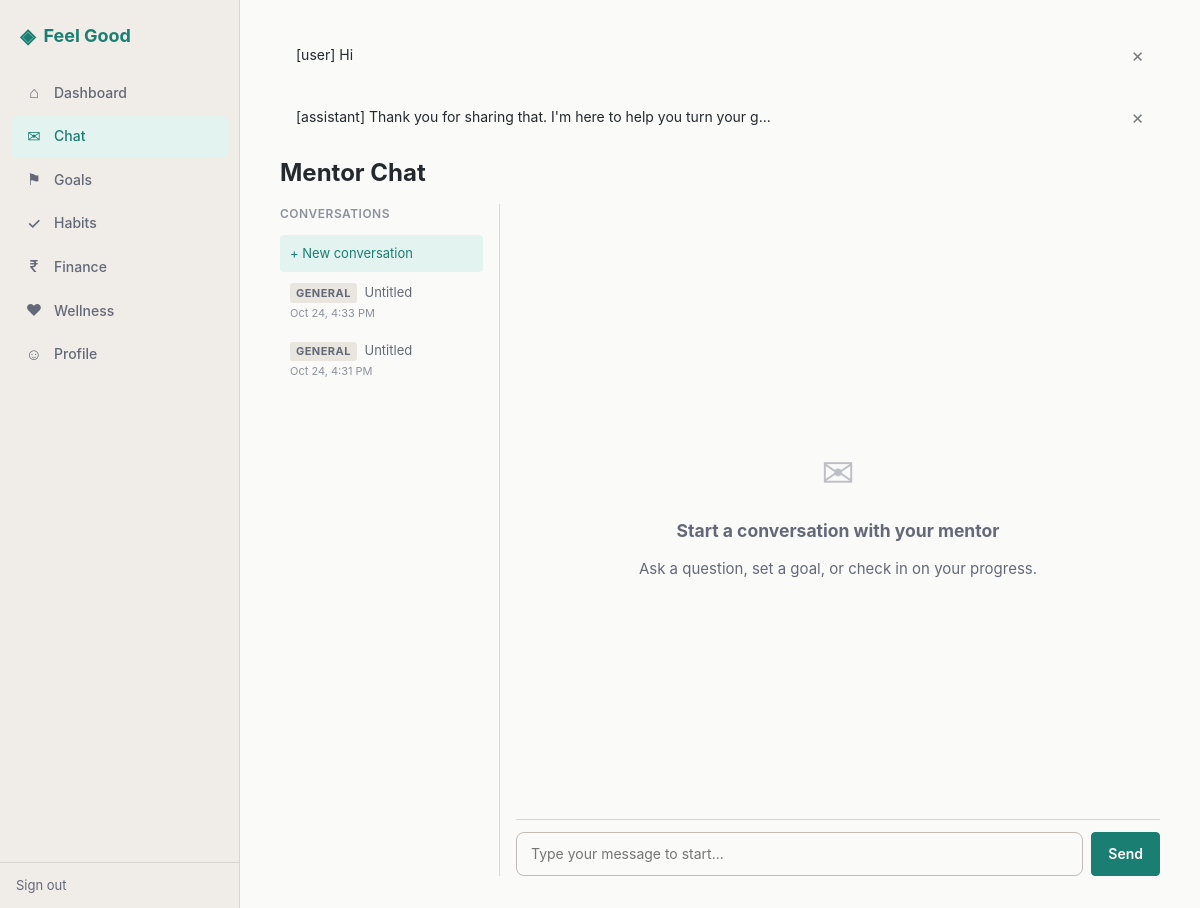
/chat/2/ (signed in), run on the app's committed database.
### mentor/models.py (models this page shows, shortened)
class Message(models.Model):
    class Role(models.TextChoices):
        USER = 'user', 'User'
        ASSISTANT = 'assistant', 'Assistant'
        SYSTEM = 'system', 'System'
    conversation = models.ForeignKey(
        Conversation, on_delete=models.CASCADE, related_name='messages'
    )
    role = models.CharField(max_length=10, choices=Role.choices)
    content = models.TextField()
    tool_calls = models.JSONField(null=True, blank=True)
    tool_results = models.JSONField(null=True, blank=True)
    tokens_used = models.IntegerField(null=True, blank=True)
    created_at = models.DateTimeField(auto_now_add=True)
    class Meta:
        db_table = 'messages'
        ordering = ['created_at']
    def __str__(self):
        preview = self.content[:60] + '...' if len(self.content) > 60 else self.content
        return f'[{self.role}] {preview}'

class Conversation(models.Model):
    class Purpose(models.TextChoices):
        ONBOARDING = 'onboarding', 'Onboarding'
        CHECK_IN = 'check_in', 'Check-in'
        PLANNING = 'planning', 'Planning'
        GENERAL = 'general', 'General'
    user = models.ForeignKey(
        settings.AUTH_USER_MODEL, on_delete=models.CASCADE, related_name='conversations'
    )
    purpose = models.CharField(max_length=20, choices=Purpose.choices, default=Purpose.GENERAL)
    summary = models.TextField(blank=True)
    started_at = models.DateTimeField(auto_now_add=True)
    last_message_at = models.DateTimeField(auto_now=True)
    is_active = models.BooleanField(default=True)
    class Meta:
        db_table = 'conversations'
        ordering = ['-last_message_at']

### mentor/views.py (the view)
# urls.py: path('chat/', chat_view, name='chat'),
@login_required
def chat_view(request, conversation_id=None):
    conversations = Conversation.objects.filter(user=request.user).order_by('-last_message_at')
    messages = []
    current_conversation = None
    if conversation_id:
        current_conversation = get_object_or_404(
            Conversation, id=conversation_id, user=request.user
        )
        messages = current_conversation.messages.all()
    return render(request, 'mentor/chat.html', {
        'conversations': conversations,
        'current_conversation': current_conversation,
        'messages': messages,
    })

### templates/mentor/chat.html (shortened to what this page needs)
{% extends 'base.html' %}
{% block content %}
<div class="page-header mb-2">
  <h1>Mentor Chat</h1>
</div>
<div class="chat-layout">
  <div class="chat-sidebar">
    <h3>Conversations</h3>
    <a href="{% url 'chat' %}" class="conv-item {% if not conversation %}active{% endif %}">
      + New conversation
    </a>
    {% for conv in conversations %}
      <a href="{% url 'chat_conversation' conv.id %}"
         class="conv-item {% if conversation and conversation.id == conv.id %}active{% endif %}">
        <span class="badge badge-muted" style="margin-right:0.25rem;">{{ conv.get_purpose_display }}</span>
        {{ conv.summary|default:"Untitled"|truncatechars:30 }}
        <span class="conv-date">{{ conv.last_message_at|date:"M j, g:i A" }}</span>
      </a>
    {% empty %}
      <p class="text-sm text-muted" style="padding:0.5rem 0.625rem;">No conversations yet.</p>
    {% endfor %}
  </div>
  <div class="chat-area">
    {% if conversation %}
      <div class="chat-messages" id="chat-messages">
        {% for msg in messages %}
          <div class="msg {% if msg.role == 'user' %}msg-user{% else %}msg-assistant{% endif %}">
            {{ msg.content }}
            <div class="msg-time">{{ msg.created_at|date:"g:i A" }}</div>
          </div>
        {% empty %}
          <div class="msg msg-assistant">
            Hello! I'm your Feel Good mentor. What would you like to work on today?
          </div>
        {% endfor %}
      </div>
      <form class="chat-input" id="chat-form">
        <input type="text" id="chat-input" placeholder="Type your message..."
               autocomplete="off" required>
        <button type="submit" class="btn btn-primary">Send</button>
      </form>
    {% else %}
      <div class="chat-empty">
        <div class="icon">&#9993;</div>
        <h3>Start a conversation with your mentor</h3>
        <p class="text-muted">Ask a question, set a goal, or check in on your progress.</p>
      </div>
      <form class="chat-input" id="chat-form">
        <input type="text" id="chat-input" placeholder="Type your message to start..."
               autocomplete="off" required>
        <button type="submit" class="btn btn-primary">Send</button>
      </form>
    {% endif %}
  </div>
</div>
{% endblock %}

### templates/base.html (shortened to what this page needs)
{% load static %}<!DOCTYPE html>
<html lang="en">
<head>
  <link rel="stylesheet" href="{% static 'css/main.css' %}">
</head>
<body class="{% if not user.is_authenticated %}no-sidebar{% endif %}">
<div class="layout">
  {% if user.is_authenticated %}
  <nav class="sidebar" id="sidebar">
    <div class="sidebar-logo">
      <span>&#9672;</span> Feel Good
    </div>
    <div class="sidebar-nav">
      <a href="{% url 'dashboard' %}" class="{% if request.path == '/dashboard/' %}active{% endif %}">
        <span class="nav-icon">&#8962;</span> Dashboard
      </a>
      <a href="{% url 'chat' %}" class="{% if '/chat' in request.path %}active{% endif %}">
        <span class="nav-icon">&#9993;</span> Chat
      </a>
      <a href="{% url 'goals_list' %}" class="{% if '/goals' in request.path %}active{% endif %}">
        <span class="nav-icon">&#9873;</span> Goals
      </a>
      <a href="{% url 'habits' %}" class="{% if request.path == '/habits/' %}active{% endif %}">
        <span class="nav-icon">&#10003;</span> Habits
      </a>
      <a href="{% url 'finance' %}" class="{% if request.path == '/finance/' %}active{% endif %}">
        <span class="nav-icon">&#8377;</span> Finance
      </a>
      <a href="{% url 'wellness' %}" class="{% if request.path == '/wellness/' %}active{% endif %}">
        <span class="nav-icon">&#9829;</span> Wellness
      </a>
      <a href="{% url 'profile' %}" class="{% if request.path == '/profile/' %}active{% endif %}">
        <span class="nav-icon">&#9786;</span> Profile
      </a>
    </div>
    <div class="sidebar-footer">
      <a href="{% url 'logout' %}">Sign out</a>
    </div>
  </nav>
  {% endif %}
  <main class="main-content">
    {% if messages %}
      {% for message in messages %}
        <div class="alert alert-{{ message.tags }}">
          <span>{{ message }}</span>
          <button class="dismiss" aria-label="Dismiss">&times;</button>
        </div>
      {% endfor %}
    {% endif %}
    {% block content %}{% endblock %}
  </main>
</div>
</body>
</html>

### data on the page
Message: content+role "[user] Hi"
Message: content+role "[assistant] Thank you for sharing that. I'm here to help you turn your g..."
Conversation: purpose "GENERAL", summary "Untitled", last_message_at "Oct 24, 4:33 PM"
Conversation: purpose "GENERAL", summary "Untitled", last_message_at "Oct 24, 4:31 PM"
